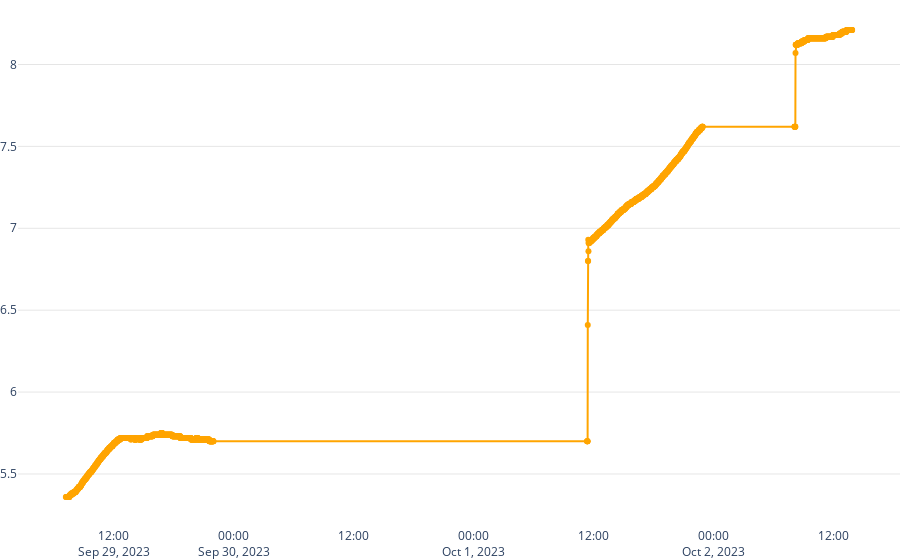

The notebook cell saved with this chart:
### Code cell
fig = go.Figure(
        data = [
            go.Line(x=df_precision[(df_precision['symbol'] == symbol) & (df_precision['timestep'] == timestep)]['date'],y= df_precision[(df_precision['symbol'] == symbol) & (df_precision['timestep'] == timestep)]['precision_rate'], line_color='orange', mode='lines+markers+text', name='')
        ],
        layout = go.Layout(
            paper_bgcolor='rgba(0,0,0,0)',
            plot_bgcolor='rgba(0,0,0,0)',
            margin={ 't': 0, 'r': 0, 'b': 0, 'l': 0 },
            showlegend=False,
            yaxis_title=None,
            xaxis_title=None
        )
    )
    fig.update_yaxes(gridcolor='rgba(0,0,0,.1)')
    fig.update_xaxes(showgrid=False)

### Figure 1 — Plotly figure (JSON) as saved in the notebook; plotly's stock layout.template omitted (floating-point values rounded to 4 significant figures; data arrays with more than 128 entries replaced by an {"elided": "..."} marker saying what was removed)
{"data": [{"line": {"color": "orange"}, "mode": "lines+markers+text", "name": "", "type": "scatter", "x": {"elided": "1921 str values"}, "y": {"elided": "1921 float values"}}], "layout": {"margin": {"b": 0, "l": 0, "r": 0, "t": 0}, "paper_bgcolor": "rgba(0,0,0,0)", "plot_bgcolor": "rgba(0,0,0,0)", "showlegend": false, "xaxis": {"showgrid": false}, "yaxis": {"gridcolor": "rgba(0,0,0,.1)"}}}
